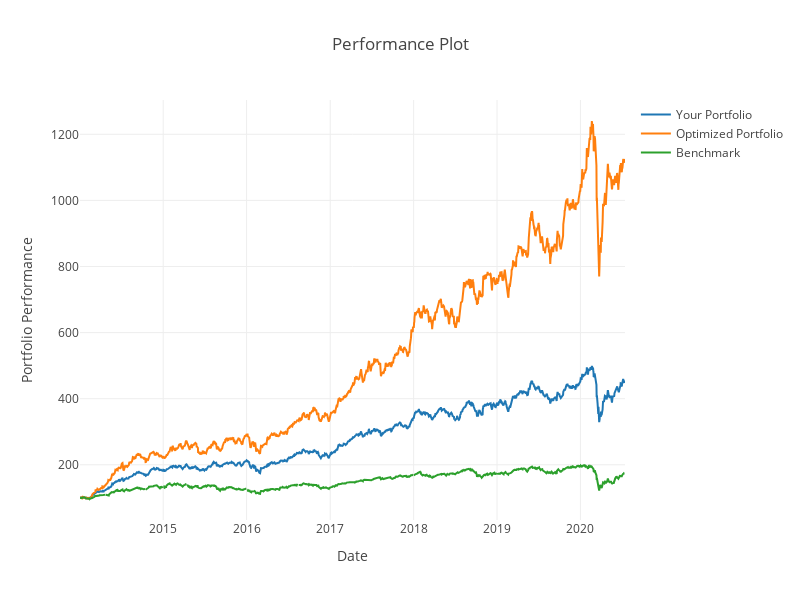

This figure's notebook cell:
### Code cell
layout = go.Layout(height=600, width=800,
                   title='Performance Plot',
                   xaxis=dict(title='Date'),
                   yaxis=dict(title='Portfolio Performance')
                   )

fig = go.Figure(data=[cum_ret1, cum_ret2, benchm], layout=layout)
fig.update_layout(template="gridon")
py.iplot(fig)

### Figure 1 — Plotly figure (JSON) as saved in the notebook; plotly's stock layout.template omitted (floating-point values rounded to 4 significant figures; data arrays with more than 128 entries replaced by an {"elided": "..."} marker saying what was removed)
{"data": [{"name": "Your Portfolio", "type": "scatter", "x": {"elided": "1603 str values"}, "y": {"elided": "1603 float values"}}, {"name": "Optimized Portfolio", "type": "scatter", "x": {"elided": "1603 str values"}, "y": {"elided": "1603 float values"}}, {"name": "Benchmark", "type": "scatter", "x": {"elided": "1603 str values"}, "y": {"elided": "1603 float values"}}], "layout": {"height": 600, "title": {"text": "Performance Plot"}, "width": 800, "xaxis": {"title": {"text": "Date"}}, "yaxis": {"title": {"text": "Portfolio Performance"}}}}
